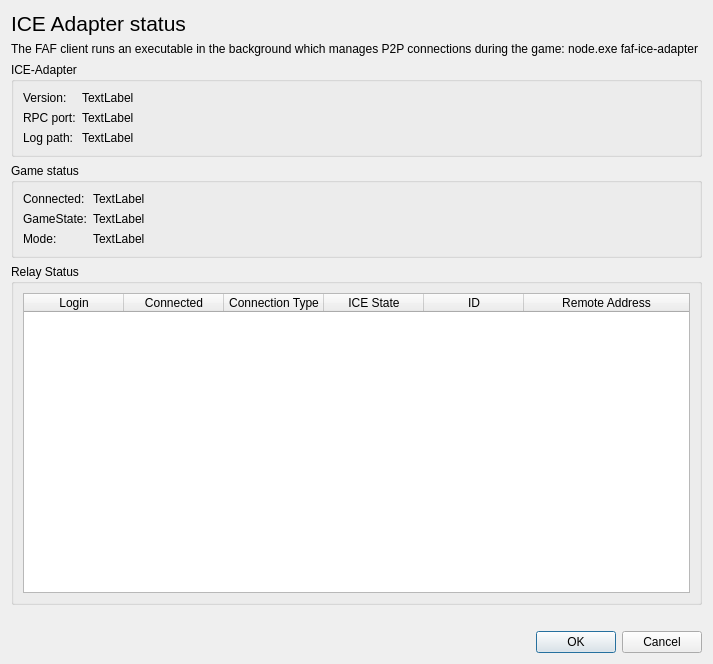
<?xml version="1.0" encoding="UTF-8"?>
<ui version="4.0">
 <class>Dialog</class>
 <widget class="QDialog" name="Dialog">
  <property name="geometry">
   <rect>
    <x>0</x>
    <y>0</y>
    <width>713</width>
    <height>664</height>
   </rect>
  </property>
  <property name="sizePolicy">
   <sizepolicy hsizetype="Preferred" vsizetype="Minimum">
    <horstretch>0</horstretch>
    <verstretch>0</verstretch>
   </sizepolicy>
  </property>
  <property name="windowTitle">
   <string>Connectivity</string>
  </property>
  <layout class="QVBoxLayout" name="verticalLayout">
   <item>
    <widget class="QLabel" name="label_2">
     <property name="font">
      <font>
       <pointsize>16</pointsize>
      </font>
     </property>
     <property name="text">
      <string>ICE Adapter status</string>
     </property>
    </widget>
   </item>
   <item>
    <widget class="QLabel" name="label">
     <property name="text">
      <string>The FAF client runs an executable in the background which manages P2P connections during the game: node.exe faf-ice-adapter</string>
     </property>
     <property name="alignment">
      <set>Qt::AlignLeading|Qt::AlignLeft|Qt::AlignTop</set>
     </property>
     <property name="wordWrap">
      <bool>true</bool>
     </property>
    </widget>
   </item>
   <item>
    <widget class="QGroupBox" name="groupBox_3">
     <property name="title">
      <string>ICE-Adapter</string>
     </property>
     <layout class="QFormLayout" name="formLayout_2">
      <item row="0" column="0">
       <widget class="QLabel" name="label_6">
        <property name="text">
         <string>Version:</string>
        </property>
       </widget>
      </item>
      <item row="0" column="1">
       <widget class="QLabel" name="label_version">
        <property name="text">
         <string>TextLabel</string>
        </property>
       </widget>
      </item>
      <item row="1" column="0">
       <widget class="QLabel" name="label_7">
        <property name="text">
         <string>RPC port:</string>
        </property>
       </widget>
      </item>
      <item row="1" column="1">
       <widget class="QLabel" name="label_rpc_port">
        <property name="text">
         <string>TextLabel</string>
        </property>
       </widget>
      </item>
      <item row="2" column="0">
       <widget class="QLabel" name="label_8">
        <property name="text">
         <string>Log path:</string>
        </property>
       </widget>
      </item>
      <item row="2" column="1">
       <widget class="QLabel" name="label_log_file">
        <property name="text">
         <string>TextLabel</string>
        </property>
       </widget>
      </item>
     </layout>
    </widget>
   </item>
   <item>
    <widget class="QGroupBox" name="groupBox">
     <property name="title">
      <string>Game status</string>
     </property>
     <layout class="QFormLayout" name="formLayout">
      <item row="0" column="0">
       <widget class="QLabel" name="label_3">
        <property name="text">
         <string>Connected:</string>
        </property>
       </widget>
      </item>
      <item row="1" column="0">
       <widget class="QLabel" name="label_4">
        <property name="text">
         <string>GameState:</string>
        </property>
       </widget>
      </item>
      <item row="2" column="0">
       <widget class="QLabel" name="label_5">
        <property name="text">
         <string>Mode:</string>
        </property>
       </widget>
      </item>
      <item row="0" column="1">
       <widget class="QLabel" name="label_connected">
        <property name="text">
         <string>TextLabel</string>
        </property>
       </widget>
      </item>
      <item row="1" column="1">
       <widget class="QLabel" name="label_gamestate">
        <property name="text">
         <string>TextLabel</string>
        </property>
       </widget>
      </item>
      <item row="2" column="1">
       <widget class="QLabel" name="label_mode">
        <property name="text">
         <string>TextLabel</string>
        </property>
       </widget>
      </item>
     </layout>
    </widget>
   </item>
   <item>
    <widget class="QGroupBox" name="groupBox_2">
     <property name="title">
      <string>Relay Status</string>
     </property>
     <layout class="QVBoxLayout" name="verticalLayout_2">
      <item>
       <widget class="QTableWidget" name="table_relays">
        <property name="contextMenuPolicy">
         <enum>Qt::CustomContextMenu</enum>
        </property>
        <property name="editTriggers">
         <set>QAbstractItemView::NoEditTriggers</set>
        </property>
        <property name="alternatingRowColors">
         <bool>true</bool>
        </property>
        <property name="selectionMode">
         <enum>QAbstractItemView::SingleSelection</enum>
        </property>
        <property name="selectionBehavior">
         <enum>QAbstractItemView::SelectRows</enum>
        </property>
        <attribute name="horizontalHeaderStretchLastSection">
         <bool>true</bool>
        </attribute>
        <column>
         <property name="text">
          <string>Login</string>
         </property>
        </column>
        <column>
         <property name="text">
          <string>Connected</string>
         </property>
        </column>
        <column>
         <property name="text">
          <string>Connection Type</string>
         </property>
        </column>
        <column>
         <property name="text">
          <string>ICE State</string>
         </property>
        </column>
        <column>
         <property name="text">
          <string>ID</string>
         </property>
        </column>
        <column>
         <property name="text">
          <string>Remote Address</string>
         </property>
        </column>
       </widget>
      </item>
     </layout>
    </widget>
   </item>
   <item>
    <widget class="QLabel" name="relay_test_label">
     <property name="text">
      <string/>
     </property>
    </widget>
   </item>
   <item>
    <widget class="QDialogButtonBox" name="buttonBox">
     <property name="orientation">
      <enum>Qt::Horizontal</enum>
     </property>
     <property name="standardButtons">
      <set>QDialogButtonBox::Cancel|QDialogButtonBox::Ok</set>
     </property>
    </widget>
   </item>
  </layout>
 </widget>
 <resources/>
 <connections>
  <connection>
   <sender>buttonBox</sender>
   <signal>accepted()</signal>
   <receiver>Dialog</receiver>
   <slot>accept()</slot>
   <hints>
    <hint type="sourcelabel">
     <x>248</x>
     <y>254</y>
    </hint>
    <hint type="destinationlabel">
     <x>157</x>
     <y>274</y>
    </hint>
   </hints>
  </connection>
  <connection>
   <sender>buttonBox</sender>
   <signal>rejected()</signal>
   <receiver>Dialog</receiver>
   <slot>reject()</slot>
   <hints>
    <hint type="sourcelabel">
     <x>316</x>
     <y>260</y>
    </hint>
    <hint type="destinationlabel">
     <x>286</x>
     <y>274</y>
    </hint>
   </hints>
  </connection>
 </connections>
</ui>
